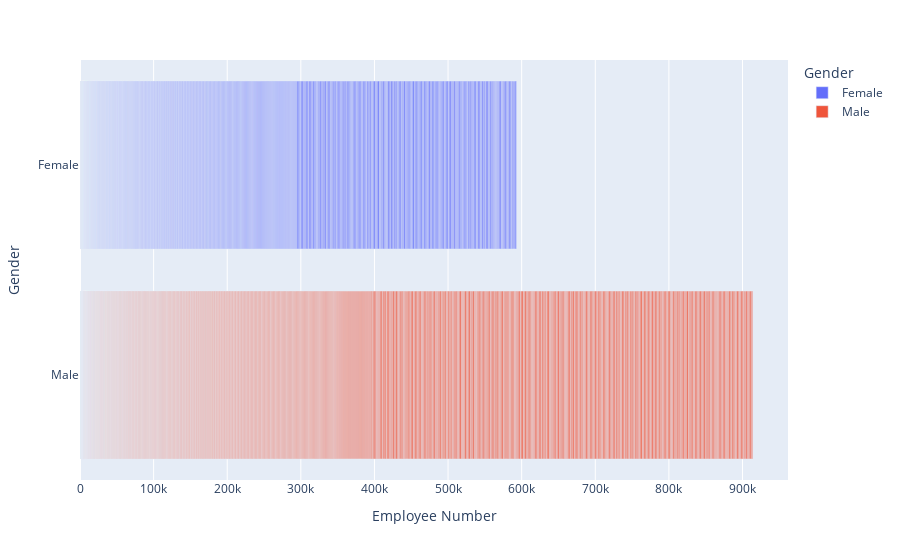

Notebook cell for this chart:
### Code cell
fig = px.bar(data,'Employee Number','Gender',color='Gender')
fig.show()

### Figure 1 — Plotly figure (JSON) as saved in the notebook; plotly's stock layout.template omitted (floating-point values rounded to 4 significant figures; data arrays with more than 128 entries replaced by an {"elided": "..."} marker saying what was removed)
{"data": [{"alignmentgroup": "True", "hovertemplate": "Gender=%{y}<br>Employee Number=%{x}<extra></extra>", "legendgroup": "Female", "marker": {"color": "#636efa", "pattern": {"shape": ""}}, "name": "Female", "offsetgroup": "Female", "orientation": "h", "showlegend": true, "textposition": "auto", "type": "bar", "x": {"elided": "588 int values"}, "xaxis": "x", "y": {"elided": "588 str values"}, "yaxis": "y"}, {"alignmentgroup": "True", "hovertemplate": "Gender=%{y}<br>Employee Number=%{x}<extra></extra>", "legendgroup": "Male", "marker": {"color": "#EF553B", "pattern": {"shape": ""}}, "name": "Male", "offsetgroup": "Male", "orientation": "h", "showlegend": true, "textposition": "auto", "type": "bar", "x": {"elided": "882 int values"}, "xaxis": "x", "y": {"elided": "882 str values"}, "yaxis": "y"}], "layout": {"autosize": true, "barmode": "relative", "legend": {"title": {"text": "Gender"}, "tracegroupgap": 0}, "margin": {"t": 60}, "xaxis": {"anchor": "y", "autorange": true, "domain": [0, 1], "range": [0, 961800.0], "title": {"text": "Employee Number"}, "type": "linear"}, "yaxis": {"anchor": "x", "autorange": true, "categoryarray": ["Male", "Female"], "categoryorder": "array", "domain": [0, 1], "range": [-0.5, 1.5], "title": {"text": "Gender"}, "type": "category"}}}
